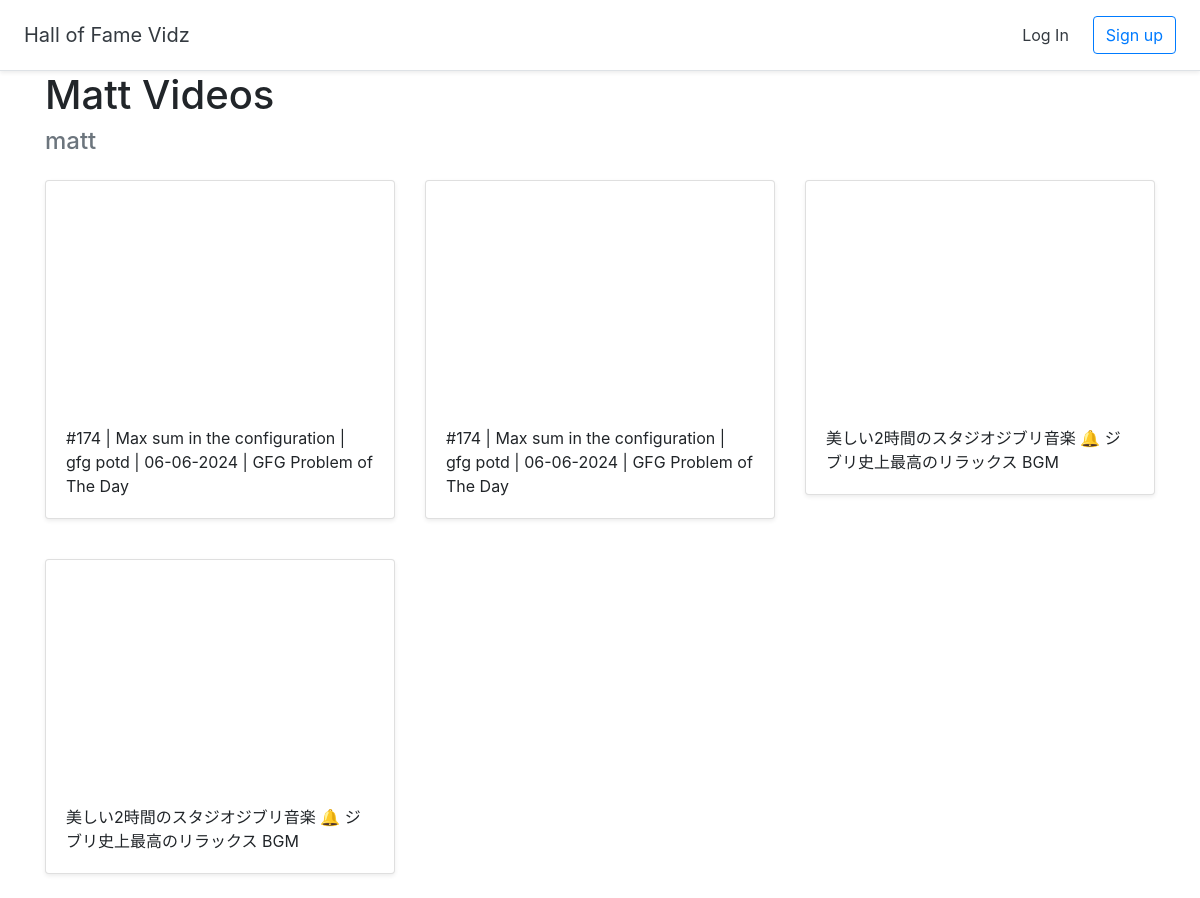
/halloffame/3, run on an earlier commit of the app's database.
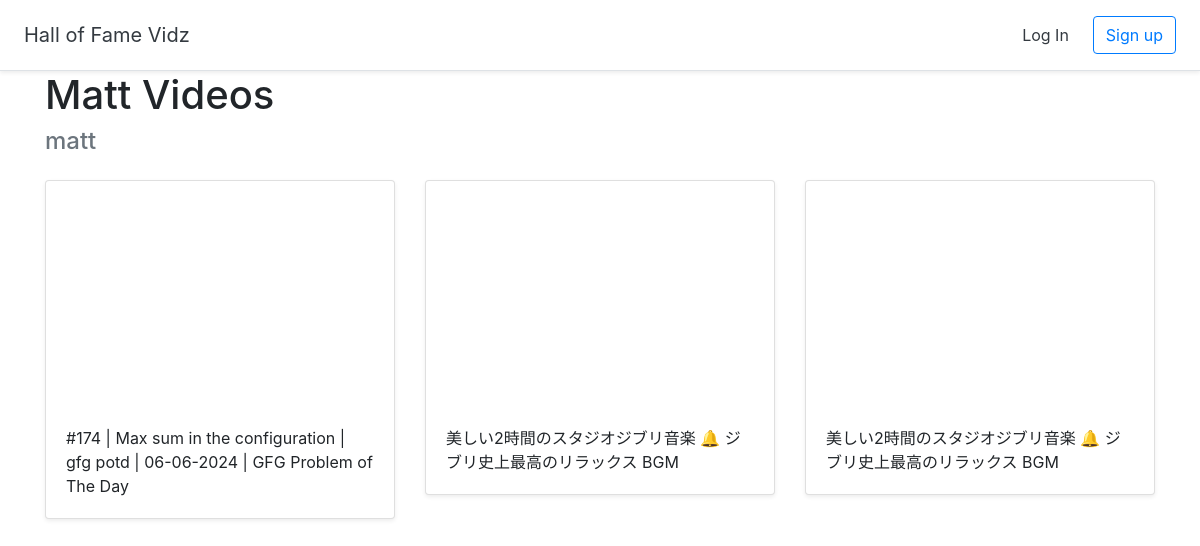
And on a later commit of the database.
### halls/models.py (models this page shows)
class Video(models.Model):
    title = models.CharField(max_length=255)
    url = models.URLField()
    youtube_id = models.CharField(max_length=255)
    hall = models.ForeignKey(Hall, on_delete = models.CASCADE)

### halls/views.py (the view)
# urls.py: path('halloffame/<int:pk>', views.DetailHall.as_view(), name='detail_hall'),
class DetailHall(generic.DetailView):
    model = Hall
    template_name = 'halls/detail_hall.html'

### halls/templates/halls/detail_hall.html (shortened to what this page needs)
{% extends 'halls/base.html' %}
{% block content %}
<div class="container">
<h1> {{ hall.title }} </h1>
<h4 class="text-muted"> {{ hall.user.username }} </h4>
    <div class = "row">
       {% for video in hall.video_set.all %}
       <div class="col-md-4 mt-3">
        <div class="card mb-4 shadow-sm">
        <iframe width="100%" height="225" src="https://www.youtube.com/embed/{{ video.youtube_id }} " frameborder="0" allow="accelerometer; autoplay; encrypted-media; gyroscope; picture-in-picture" allowfullscreen></iframe>
        <div class="card-body"><p class="card-text">{{ video.title }} </p>
        </div>
    </div>
</div>
       {% endfor %}
    </div>
</div>
{% endblock %}

What changed in the data, as far as the page shows it:
removed Video: title "#174 | Max sum in the configuration | gfg potd | 06-06-2024 | GFG Problem of The Day"
